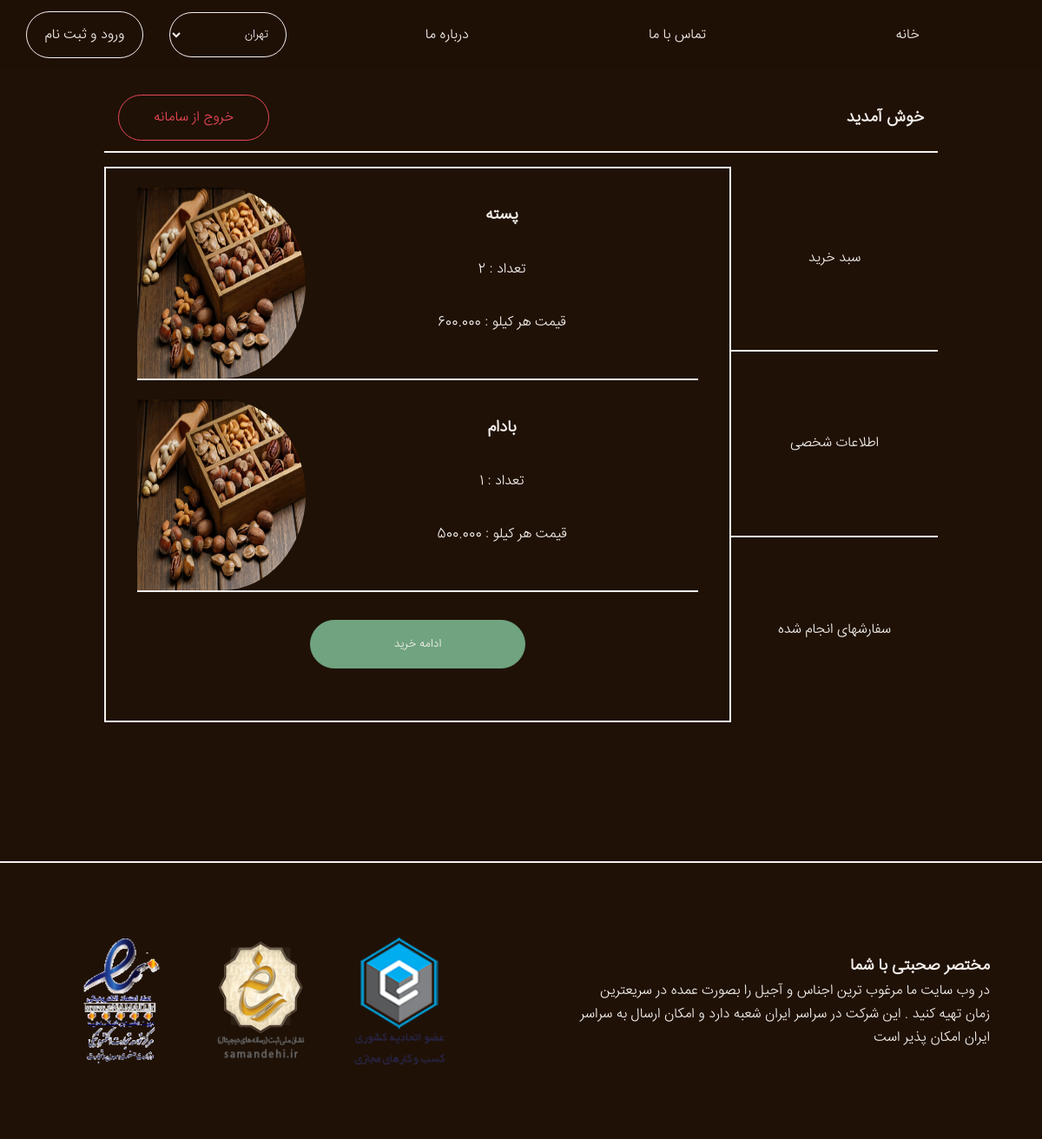
Screenshot of /maryam123/ with the database file from the repository.
### store/models.py (models this page shows, shortened)
class OrderItem(models.Model):
    user = models.ForeignKey(User,on_delete=models.CASCADE )
    ordered = models.BooleanField(default=False)
    product = models.ForeignKey(Inventory , on_delete=models.CASCADE)
    quantity = models.IntegerField(default=1)

class Inventory(models.Model):
    warehouse = models.ForeignKey(Warehouse , on_delete=models.CASCADE)
    product = models.ForeignKey(Product , on_delete=models.CASCADE)
    quantity = models.IntegerField()
    unit = models.CharField(max_length=9, choices=UNIT_CHOICES, default='kilograms')

class Product(models.Model):
    title = models.CharField(max_length=255 , db_index =True)
    slug = models.SlugField(max_length = 255 , unique=True)
    image = models.ImageField(upload_to='images/')
    price = models.DecimalField(max_digits = 7 , decimal_places = 3)
    categories = models.ForeignKey(CategoriesOfProducts,on_delete=models.CASCADE)

### store/views.py (the view)
# urls.py: path('<str:username>/' , views.ProfileCartView , name='profileCart'),
def ProfileCartView(request , username):
    template = loader.get_template('profileCart.html')
    cities = City.objects.all()
    orders = OrderItem.objects.filter(user__username = username)
    context = {
        'cities':cities ,
        'orders':orders,
    }
    return HttpResponse(template.render( context,request))

### templates/profileCart.html (shortened to what this page needs)
{% extends 'base.html' %} {% load static%}
{% block linkTags %}
<link rel="stylesheet" href="{% static 'css/profileCart.css' %}" />
{% endblock linkTags %}
{% block Content %}
<div id="wrapperOfGreeting">
  <div id="subWrapper">
    <h3>{{user.username}} خوش آمدید</h3>
    <a href="{% url 'logout' %}">خروج از سامانه</a>
  </div>
</div>
<div id="wrapperOfMainPart">
  <div id="wrapperOfRightSide">
    <ul>
      <a href="/{{user.username}}/">
        <li>سبد خرید</li>
      </a>
      <a href="/{{user.pk}}/Profile/">
        <li>اطلاعات شخصی</li>
      </a>
      <a href="/{{user.username}}/ProfileHistory/" style="border: none">
        <li>سفارشهای انجام شده</li>
      </a>
    </ul>
  </div>
  <div id="wrapperOfLeftSide">
    {% for order in orders %}
    <div class="wrapperOfEachItems">
      <div class="wrapperOfInfo">
        <h3>{{order.product.product.title}}</h3>
        <p>تعداد : {{order.quantity}}</p>
        <p>قیمت هر کیلو : {{order.product.product.price}}</p>
      </div>
      <img src="{% static 'Image/ترکیب اجیل.jpg' %}" class="picOfItems" />
    </div>
    {% endfor%}
    <div id="wrapperOfBtn">
      <button type="" id="shopBtn">ادامه خرید</button>
    </div>
  </div>
</div>
{% endblock Content %}

### static/css/base.css (style rules this page uses)
* { padding: 0; margin: 0; box-sizing: border-box; }
:root { --bg-Color: #1f1106; --txt-Color: #f5f1ed; --Success-Btn: #70a37f; --Warning-Btn: #e84855; --bg-Second: #92828d; }
body { font-family: "IranSans"; background-color: var(--bg-Color); }

### static/css/profileCart.css (style rules this page uses)
:root { --bg-Color: #1f1106; --txt-Color: #f5f1ed; --Success-Btn: #70a37f; --Warning-Btn: #e84855; --bg-Second: #92828d; }
#wrapperOfGreeting { width: 100%; margin: 12vh 0 0 0; display: flex; justify-content: center; }
#subWrapper { color: var(--txt-Color); width: 80%; height: 5rem; display: flex; align-items: center; justify-content: space-between; border-bottom: 2px solid var(--txt-Color); padding: 0 1rem; }
#subWrapper a { text-decoration: none; background-color: transparent; border: 1.5px solid var(--Warning-Btn); color: var(--Warning-Btn); padding: 0.75rem 2.5rem; border-radius: 5rem; transition: 0.3s; }
#wrapperOfMainPart { width: 100%; height: 40rem; display: flex; justify-content: center; margin: 1rem 0 0 0; }
#wrapperOfRightSide { width: 20%; height: 40rem; border-left: 2px solid var(--txt-Color); }
#wrapperOfRightSide ul { list-style-type: none; height: 100%; }
#wrapperOfRightSide ul a { text-decoration: none; display: flex; align-items: center; justify-content: center; cursor: pointer; width: 100%; height: 33.333%; color: var(--txt-Color); border-bottom: 2px solid var(--txt-Color); }
#wrapperOfLeftSide { width: 60%; height: 40rem; border-bottom: 2px solid var(--txt-Color); border-top: 2px solid var(--txt-Color); border-left: 2px solid var(--txt-Color); overflow-y: scroll; }
.wrapperOfEachItems { width: 90%; height: 35%; border-bottom: 2px solid var(--txt-Color); margin: 3% 5% 0 0; display: flex; justify-content: space-between; }
.wrapperOfInfo { width: 70%; display: flex; flex-direction: column; align-items: center; justify-content: space-around; height: 100%; color: var(--txt-Color); }
.picOfItems { width: 30%; height: 100%; border-radius: 0 50% 50% 0; }
#wrapperOfBtn { width: 100%; display: flex; justify-content: center; align-items: center; }
#shopBtn { background-color: var(--Success-Btn); border: 1.5px solid var(--Success-Btn); color: var(--txt-Color); padding: 1rem 6rem; font-family: "IranSans"; border-radius: 10rem; cursor: pointer; transition: 0.3s; margin: 2rem 0 2rem 0; }

### rows the page displays
OrderItem: product.product "پسته", quantity "2", product.product.price "600.000"
OrderItem: product.product "بادام", quantity "1", product.product.price "500.000"

### other values shown
form field value "تهران"
